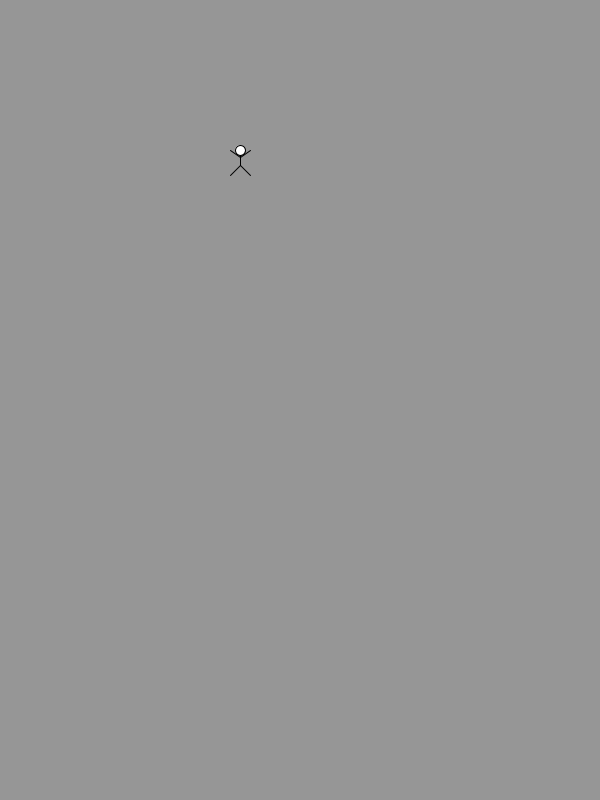
Frame 1 (no input)
Frame 60 (the mouse pressed at the canvas centre just before this capture): identical to frame 1, image omitted
Frame 120 (the mouse held since frame 60 and released just before this capture): identical to frame 1, image omitted

The Processing sketch that drew this single still picture (run headless with seeded random() and noise(); from frame 60 on, the mouse is pressed at the canvas centre):

// Processing sketch: W3HW_drawDork
// ── W3HW_drawDork.pde
void setup () {
  size (600, 800);
}


void draw() {
  background (150);
  float x =230;
  x=x+10;
 drawDork (x, 150);
 
}

void drawDork (float x, float y) {

  strokeWeight(1);
  fill(255, 255, 255);
  ellipse(x, y, 10, 10);
  line(x, y+5, x, y+15);
  line(x, y+7, x-10, y);
  line(x, y+7, x+10, y);
  line(x, y+15, x-10, y+25);
  line(x, y+15, x+10, y+25);
}

void dorkDance (float x, float y) {
  strokeWeight(1);
  fill(255, 255, 255);
  ellipse(x, y+5, 10, 10);
  line(x, y+10, x, y+20);
  line(x, y+12, x-10, y+5);
  line(x, y+12, x+10, y+5);
  line(x, y+20, x-10, y+20);
  line(x, y+20, x+10, y+20);
  line(x-10, y+20, x-10, y+25);
  line(x+10, y+20, x+10, y+25);
}
